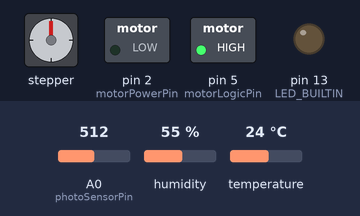
Bench run of a sketch on a simulated Arduino Uno, built with avr-gcc and run on an emulated ATmega328P. Shown: stepper motor, switched loads named in the sketch (green lamp = pin HIGH), output pins drawn as LEDs (lit = HIGH). Wiring (inferred from the names in the program): stepper motor driver (200 steps per turn assumed): step pin 4; direction pin 3. The inputs (shaded band) are chosen by the test bench; at power-on: A0 (photoSensorPin) = 512, humidity 55 %, temperature 24 °C. Sleep ends after the set time or at an interrupt; EEPROM starts erased; pins used as bus, display or sensor lines are not drawn.

Above: at 0.2 s.
At 11.05 s:
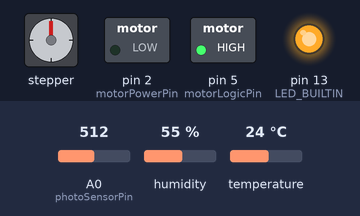
At 20.15 s:
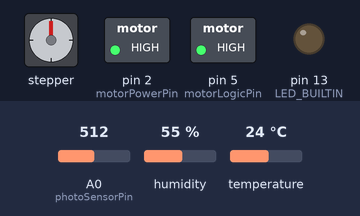
At 21.05 s:
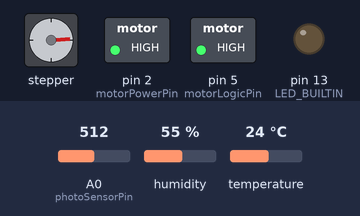
At 22.3 s:
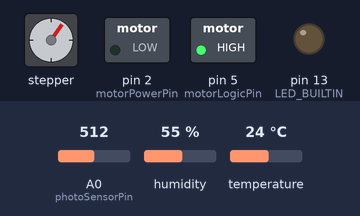
At 39.02 s:
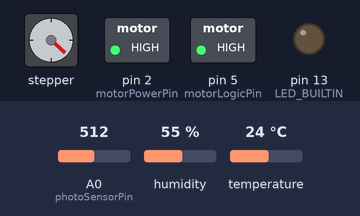
Timing chart, 0 to 40.0 s (numbered marks = the images above):
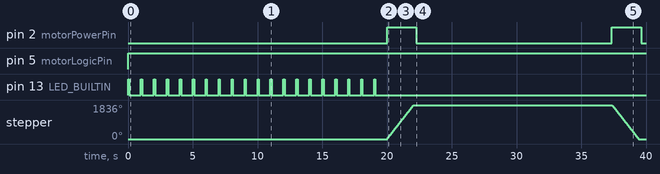

The sketch:

Final_Project_Updated.ino
```cpp
#include <DHT.h>
#include <DHT_U.h>
#include <EEPROM.h>
#include <avr/sleep.h>
#include <avr/power.h>
#include <avr/wdt.h>

//Number of cycles should never exceed 127, as this will cause EEPROM to be overloaded
#define numberOfCycles 96
#define cycleSecondsSpace 900
//These are 1/4 steps, corresponding to roughly a 450 degree turn
#define stepNumber 1020

#define motorPowerPin 2
#define motorDirectionPin 3
#define motorStepPin 4
#define motorLogicPin 5
#define sensorPowerPin 6
#define dhtPin 7
#define photoSensorPin A0
#define DHTTYPE DHT11

int dataIndex;

//Start up the DHT
DHT dht(dhtPin, DHT11);


//Handles the watchdog timer interrupt
ISR(WDT_vect) {
  wdt_disable();
}

//When called, makes the Arduino sleep for 8 s.
void sleep() {

  MCUSR = 0;
  WDTCSR = 0b00011000;
  WDTCSR = 0b01000000 | 0b100001;
  wdt_reset();
  set_sleep_mode(SLEEP_MODE_PWR_DOWN);
  sleep_enable();
  sleep_mode();
  sleep_disable();
  power_all_enable();
}

void setup() {
  //Initialize and set all pins to LOW, except the logic pin for the controller
  pinMode(LED_BUILTIN, OUTPUT);
  pinMode(motorPowerPin, OUTPUT);
  pinMode(motorDirectionPin, OUTPUT);
  pinMode(motorStepPin, OUTPUT);
  pinMode(motorLogicPin, OUTPUT);
  pinMode(sensorPowerPin, OUTPUT);
  pinMode(photoSensorPin, INPUT);
  digitalWrite(motorPowerPin, LOW);
  digitalWrite(motorStepPin, LOW);
  digitalWrite(motorDirectionPin, LOW);
  digitalWrite(motorLogicPin, HIGH);
  digitalWrite(sensorPowerPin, LOW);
  digitalWrite(LED_BUILTIN, LOW);
  dht.begin();
  //Initialize the array where data gets stored.
  dataIndex = 0;
  //test code
//  Serial.begin(9600);
//  while(!Serial);
//  test code
//Delay so that I have time to re-flash this
  for(int i = 0; i < 20; i++) {
    flash(1);
    delay(800);
  }
  //Record information about measurement number and spacing in EEPROM
  int measNumber = numberOfCycles * 4;
  byte measurementByte1 = (measNumber & 0x300) >> 8;
  byte measurementByte2 = measNumber & 0xFF;
  byte timeByte = (byte) (cycleSecondsSpace / 60);
  EEPROM.write(0, measurementByte1);
  EEPROM.write(1, measurementByte2);
  EEPROM.write(2, timeByte);
  dataIndex = 3;
  //This is where all measurement actually happens
  takeMeasurements();
}

//Loop function flashes to let me know that it's done
void loop() {
  flash(1);
  delay(800);
}

void flash(int times) {
  for(int i = 0; i < times; i++) {
    digitalWrite(LED_BUILTIN, HIGH);
    delay(100);
    digitalWrite(LED_BUILTIN, LOW);
    delay(100);
  }
}

void takeMeasurements() {
  //for loop iterates over the number of cycles specified
  for(int i = 0; i < numberOfCycles; i++) {
    //this extends the tray
    motor_move(false);
    //wait to acclimate to outside climate
    delay(8000);
    //Turn on sensors and collect average over 14 measurements
    digitalWrite(sensorPowerPin, HIGH);
    float totalTemp = 0.0;
    float totalHumidity = 0.0;
    int totalLight = 0;
    for(int i = 0; i < 14; i++) {
      delay(500);
      float temp = dht.readTemperature();
      totalTemp += temp;
      float humidity = dht.readHumidity();
      totalHumidity += humidity;
      int lightValue = analogRead(photoSensorPin);
      totalLight += lightValue;
    }
    float averageTemp = totalTemp / 14;
    float averageHumidity = totalHumidity / 14;
    int averageLight = totalLight / 14;
    //When converting temp to a byte, add 100 so that you'll never get a negative in the world (and high end isn't a problem) - for compatibility with sensors that go below 0
    byte tempByte = (byte) (averageTemp + 100);
    byte humidityByte = (byte) averageHumidity;
    //The data representing light level is 10 bit, so we bitmask it into two values
    byte lightByte2 = (0xFF)&(averageLight);
    byte lightByte1 = (byte) (((0x300)&(averageLight))>>8);
    byte currentData[4];
    currentData[0] = tempByte;
    currentData[1] = humidityByte;
    currentData[2] = lightByte1;
    currentData[3] = lightByte2;
    //record the array of data in EEPROM
    recordData(currentData);
    //Test code for use with a computer
//    String tempString = String(averageTemp);
//    String humidityString = String(averageHumidity);
//    String lightString = String(averageLight);
//    Serial.println("Measured Temperature: " + tempString);
//    Serial.println("Measured Humidity: " + humidityString + "%");
//    Serial.println("Measured Light Level: " + lightString);
    //retract the tray
    motor_move(true);
    digitalWrite(sensorPowerPin, LOW);
    int sleepTimes = cycleSecondsSpace / 8;
    //wait for most of the time by sleeping
    for(int b = 0; b < sleepTimes; b++) {
      sleep();
    }
    //This delay does the last remaining time as a delay rather than a sleep cycle, which may be good for warming things back up.
    delay((cycleSecondsSpace - sleepTimes*8)*1000);
  }
}

//Motor moving code. Whether false or true correspond to out/in is dependent on the wiring of the circuit and subject to change
void motor_move(boolean motorDirection) {
  if(motorDirection) {
     digitalWrite(motorDirectionPin, LOW);
  } else {
    digitalWrite(motorDirectionPin, HIGH);
  }
  digitalWrite(motorPowerPin, HIGH);
  for(int i = 0; i < stepNumber; i++) {
    digitalWrite(motorStepPin, HIGH);
    delay(1);
    digitalWrite(motorStepPin, LOW);
    delay(1);
  }
  delay(200);
  digitalWrite(motorPowerPin, LOW);
  digitalWrite(motorDirectionPin, LOW);
}

//Writes the data to EEPROM
void recordData(byte inputArray[]) {
  for(int i = 0; i < 4; i++) {
    EEPROM.write(dataIndex + i, inputArray[i]);
  }
  dataIndex += 4;
}
```

Measured:
- by itself, pin 2 (motorPowerPin): alternates HIGH for 2.3 s and LOW for 15.1 s
- by itself, pin 5 (motorLogicPin): LOW → HIGH at 0.00 s
- by itself, pin 13 (LED_BUILTIN): alternates HIGH for 0.10 s and LOW for 0.90 s, 40 changes in all, then stays LOW
- by itself, stepper: turns 1836° clockwise in 2.1 s, then 1836° counter-clockwise in 2.1 s
